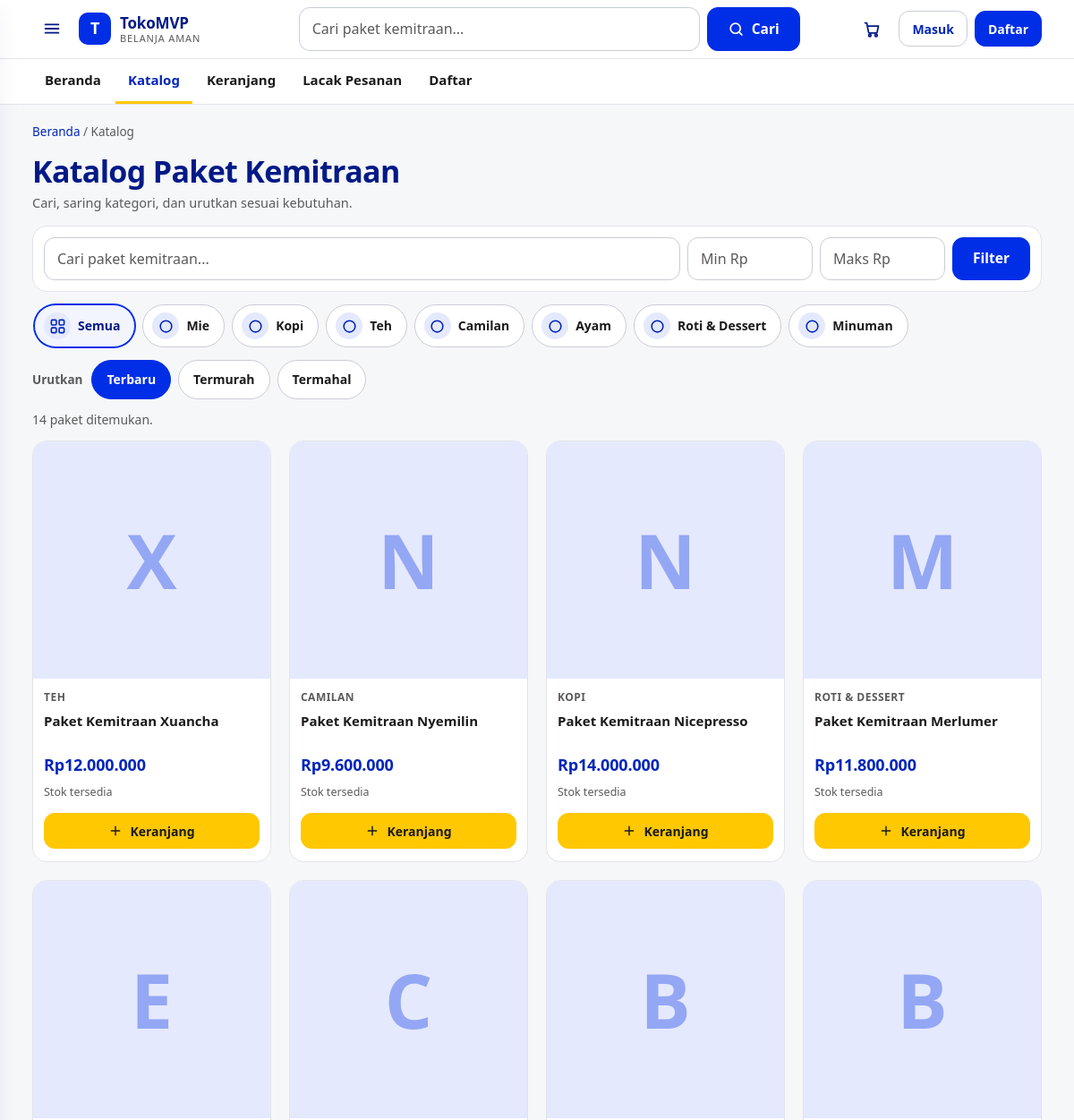
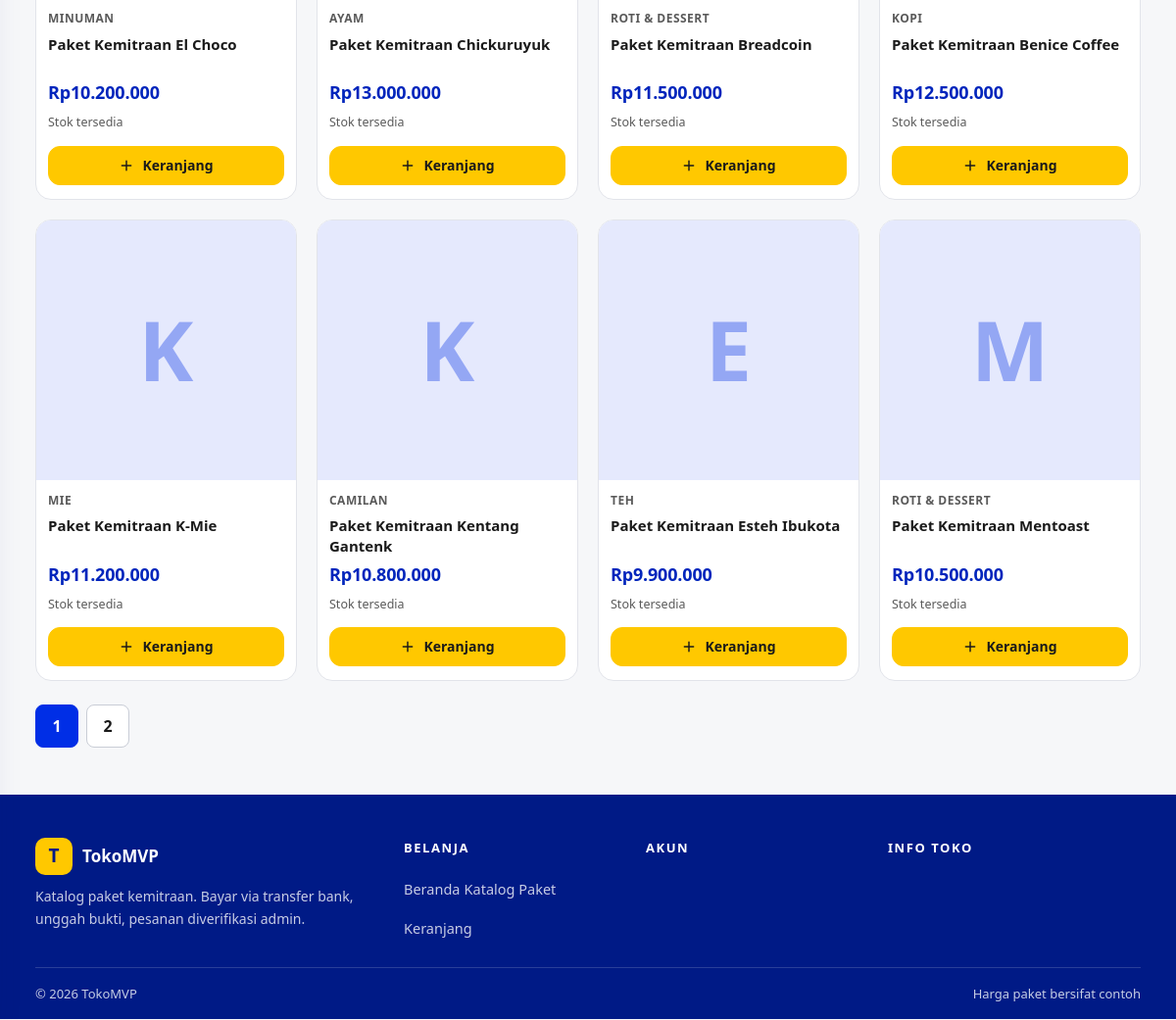
Page /products on the committed database (2 pictures, top to bottom).
### tables this page shows
CREATE TABLE categories (
  id INT UNSIGNED AUTO_INCREMENT PRIMARY KEY,
  name VARCHAR(120) NOT NULL,
  slug VARCHAR(150) NOT NULL,
  parent_id INT UNSIGNED NULL,
  created_at DATETIME NOT NULL DEFAULT CURRENT_TIMESTAMP,
  UNIQUE KEY uq_cat_slug (slug),
  CONSTRAINT fk_cat_parent FOREIGN KEY (parent_id) REFERENCES categories(id) ON DELETE SET NULL
);

CREATE TABLE products (
  id INT UNSIGNED AUTO_INCREMENT PRIMARY KEY,
  category_id INT UNSIGNED NULL,
  name VARCHAR(200) NOT NULL,
  slug VARCHAR(220) NOT NULL,
  sku VARCHAR(80) NOT NULL,
  description TEXT NULL,
  price INT UNSIGNED NOT NULL DEFAULT 0 COMMENT 'IDR, harga dasar',
  compare_price INT UNSIGNED NULL,
  weight_gram INT UNSIGNED NOT NULL DEFAULT 0,
  status ENUM('draft','published','archived') NOT NULL DEFAULT 'draft',
  created_at DATETIME NOT NULL DEFAULT CURRENT_TIMESTAMP,
  updated_at DATETIME NOT NULL DEFAULT CURRENT_TIMESTAMP ON UPDATE CURRENT_TIMESTAMP,
  UNIQUE KEY uq_products_slug (slug),
  UNIQUE KEY uq_products_sku (sku),
  KEY idx_products_status (status),
  KEY idx_products_cat (category_id),
  FULLTEXT KEY ft_products (name, description),
  CONSTRAINT fk_prod_cat FOREIGN KEY (category_id) REFERENCES categories(id) ON DELETE SET NULL
);

### app/Views/store/_card.php (the view, shortened to what the rows shown need)
<?php
$brand = preg_replace('/^paket kemitraan\s+/i', '', trim($p['name'] ?? ''));
$initial = mb_strtoupper(mb_substr($brand !== '' ? $brand : trim($p['name'] ?? '?'), 0, 1));
$stock = (int)($stock ?? 0);
$stockCls = $stock <= 0 ? ' is-out' : ($stock <= 5 ? ' is-low' : '');
$stockTxt = $stock <= 0 ? 'Habis' : ($stock <= 5 ? 'Sisa ' . $stock : 'Stok tersedia');
?>
<article class="p-card">
  <a class="p-media" href="/products/<?= View::e($p['slug']) ?>" aria-label="<?= View::e($p['name']) ?>">
    <span class="p-ph" aria-hidden="true"><span class="p-ph__mark"><?= View::e($initial) ?></span></span>
  </a>
  <div class="p-body">
    <span class="p-cat"><?= View::e($p['category_name'] ?? '') ?></span>
    <a class="p-name" href="/products/<?= View::e($p['slug']) ?>"><?= View::e($p['name']) ?></a>
    <span class="p-price"><?= Helpers::rupiah($p['price']) ?></span>
    <span class="p-stock<?= $stockCls ?>"><?= View::e($stockTxt) ?></span>
    <div class="p-foot">
      <?php if (!empty($vid) && $stock > 0): ?>
      <form method="post" action="/cart/add">
        <button class="btn btn--buy btn--sm btn--block" type="submit">
          <svg width="16" height="16" viewBox="0 0 24 24" fill="none" stroke="currentColor" stroke-width="2.2" stroke-linecap="round" aria-hidden="true"><path d="M12 5v14M5 12h14"/></svg>
          Keranjang
        </button>
      </form>
      <?php else: ?>
        <a class="btn btn--ghost btn--sm btn--block" href="/products/<?= View::e($p['slug']) ?>">Lihat Detail</a>
      <?php endif; ?>
    </div>
  </div>
</article>

### app/Views/store/catalog.php (shortened to what the rows shown need)
<?php
$map = [];
try {
  $ids = array_values(array_filter(array_map(fn($p) => (int)$p['id'], $products ?? [])));
  if ($ids) {
    $in = implode(',', $ids);
    $st = \App\Core\Database::pdo()->query(
      "SELECT product_id, MIN(id) AS vid, COALESCE(SUM(stock),0) AS stock FROM product_variants WHERE product_id IN ({$in}) AND status = 'active' GROUP BY product_id"
    );
    foreach ($st->fetchAll() as $r) { $map[(int)$r['product_id']] = ['vid' => (int)$r['vid'], 'stock' => (int)$r['stock']]; }
  }
} catch (\Throwable) { $map = []; }
$f = $filters ?? ['q' => '', 'category' => '', 'min_price' => '', 'max_price' => '', 'sort' => 'newest'];
$sort = $f['sort'] ?? 'newest';
$catOrder = ['mie', 'kopi', 'teh', 'camilan', 'ayam', 'roti-dessert', 'minuman'];
$cats = array_values($categories ?? []);
usort($cats, fn($a, $b) => (array_search($a['slug'], $catOrder) <=> array_search($b['slug'], $catOrder)));
$catIcon = [
  'mie' => '<path d="M4 12h16a8 8 0 0 1-16 0z"/><path d="M8 12V6m3 6V5m3 7V6m3 6v-3"/>',
  'kopi' => '<path d="M5 9h11v6a5 5 0 0 1-5 5h-1a5 5 0 0 1-5-5z"/><path d="M16 10h2a2.5 2.5 0 0 1 0 5h-2"/>',
  'teh' => '<path d="M7 9h10l-1.5 10h-7z"/><path d="M9 9c0-3 6-3 6 0"/>',
  'camilan' => '<path d="M6 9h12l-1.5 9h-9z"/><path d="M9 5l6 0M12 5V3"/>',
  'ayam' => '<circle cx="10" cy="14" r="5"/><path d="M14 11l5-5m-2 0h3v3"/>',
  'roti-dessert' => '<path d="M5 13a4 4 0 0 1 4-4h8a4 4 0 0 1 0 8H9a4 4 0 0 1-4-4z"/>',
  'minuman' => '<path d="M10 3h4v4l2 4v8a2 2 0 0 1-2 2h-4a2 2 0 0 1-2-2v-8l2-4z"/><path d="M10 12h4"/>',
];
$chipQs = function (string $cat) use ($f): string {
  $q = ['q' => $f['q'] ?? '', 'min' => $f['min_price'] ?? '', 'max' => $f['max_price'] ?? '', 'sort' => $f['sort'] ?? 'newest'];
  if ($cat !== '') { $q['category'] = $cat; }
  return http_build_query(array_filter($q, fn($v) => $v !== ''));
};
$sortQs = function (string $s) use ($f): string {
  $q = ['q' => $f['q'] ?? '', 'category' => $f['category'] ?? '', 'min' => $f['min_price'] ?? '', 'max' => $f['max_price'] ?? '', 'sort' => $s];
  return http_build_query(array_filter($q, fn($v) => $v !== ''));
};
?>
<div class="wrap page shop">
  <nav class="crumbs" aria-label="Breadcrumb"><a href="/">Beranda</a> / <span>Katalog</span></nav>
  <div class="shop-head">
    <div>
      <h1 class="shop-title">Katalog Paket Kemitraan</h1>
      <p class="muted shop-sub">Cari, saring kategori, dan urutkan sesuai kebutuhan.</p>
    </div>
  </div>
  <form method="get" action="/products" class="shop-filter" role="search">
    <div class="shop-filter__row">
      <input class="input" type="search" id="f-q" name="q" placeholder="Cari paket kemitraan..." value="<?= View::e($f['q'] ?? '') ?>">
      <input class="input shop-filter__num" type="number" id="f-min" name="min" min="0" inputmode="numeric" placeholder="Min Rp" value="<?= View::e($f['min_price'] ?? '') ?>">
      <input class="input shop-filter__num" type="number" id="f-max" name="max" min="0" inputmode="numeric" placeholder="Maks Rp" value="<?= View::e($f['max_price'] ?? '') ?>">
      <button class="btn btn--primary" type="submit">Filter</button>
    </div>
  </form>
  <nav class="catstrip" aria-label="Kategori paket">
    <a class="catchip<?= ($f['category'] ?? '') === '' ? ' is-active' : '' ?>" href="/products<?= ($qs = $chipQs('')) !== '' ? '?' . View::e($qs) : '' ?>"<?= ($f['category'] ?? '') === '' ? ' aria-current="page"' : '' ?>>
      <span class="catchip__icon" aria-hidden="true"></span>
      <span>Semua</span>
    </a>
    <?php foreach ($cats as $c):
      $on = ($f['category'] ?? '') === $c['slug']; ?>
      <a class="catchip<?= $on ? ' is-active' : '' ?>" href="/products?<?= View::e($chipQs($c['slug'])) ?>"<?= $on ? ' aria-current="page"' : '' ?>>
        <span class="catchip__icon" aria-hidden="true"><svg width="19" height="19" viewBox="0 0 24 24" fill="none" stroke="currentColor" stroke-width="2" stroke-linecap="round" stroke-linejoin="round" aria-hidden="true"><?= $catIcon[$c['slug']] ?? '<circle cx="12" cy="12" r="8"/>' ?></svg></span>
        <span><?= View::e($c['name']) ?></span>
      </a>
    <?php endforeach; ?>
  </nav>
  <div class="sortbar" role="navigation" aria-label="Urutkan">
    <span class="sortbar__label">Urutkan</span>
    <a class="<?= $sort === 'newest' ? 'is-active' : '' ?>" <?= $sort === 'newest' ? 'aria-current="true"' : '' ?> href="/products?<?= View::e($sortQs('newest')) ?>">Terbaru</a>
    <a class="<?= $sort === 'price_asc' ? 'is-active' : '' ?>" <?= $sort === 'price_asc' ? 'aria-current="true"' : '' ?> href="/products?<?= View::e($sortQs('price_asc')) ?>">Termurah</a>
    <a class="<?= $sort === 'price_desc' ? 'is-active' : '' ?>" <?= $sort === 'price_desc' ? 'aria-current="true"' : '' ?> href="/products?<?= View::e($sortQs('price_desc')) ?>">Termahal</a>
  </div>
  <p class="result-count" role="status"><?= (int)($total ?? 0) ?> paket ditemukan.</p>
  <div class="grid grid--prods">
    <?php foreach (($products ?? []) as $p):
      $m = $map[(int)$p['id']] ?? ['vid' => null, 'stock' => 0];
      echo View::render('store/_card', ['p' => $p, 'vid' => $m['vid'], 'stock' => $m['stock']]);
    endforeach; ?>
  </div>
  <?php
  $totalPages = max(1, (int)ceil(($total ?? 0) / ($perPage ?? 12)));
  if ($totalPages > 1):
    $qs = $_GET; ?>
  <nav class="pager" aria-label="Pagination">
    <?php for ($i = 1; $i <= $totalPages; $i++): $qs['page'] = $i; ?>
      <a class="<?= $i === ($page ?? 1) ? 'is-here' : '' ?>" <?= $i === ($page ?? 1) ? 'aria-current="page"' : '' ?> href="/products?<?= View::e(http_build_query($qs)) ?>"><?= (int)$i ?></a>
    <?php endfor; ?>
  </nav>
  <?php endif; ?>
</div>

### app/Core/Router.php (shortened to what the rows shown need)
<?php
class Router
{
    private array $routes = [];
    private function add(string $method, string $path, callable|array $handler): void
    {
        $this->routes[] = [$method, $this->compile($path), $handler];
    }
    private function compile(string $path): string
    {
        $regex = preg_replace('#\{([a-zA-Z_][a-zA-Z0-9_]*)\}#', '(?P<$1>[^/]+)', $path);
        return '#^' . $regex . '$#';
    }
    public function dispatch(string $method, string $uri): void
    {
        $path = parse_url($uri, PHP_URL_PATH) ?? '/';
        foreach ($this->routes as [$m, $regex, $handler]) {
            if (preg_match($regex, $path, $matches)) {
                $params = array_filter($matches, 'is_string', ARRAY_FILTER_USE_KEY);
                if (is_array($handler)) {
                    [$class, $fn] = $handler;
                    (new $class())->$fn($params);
                } else {
                    $handler($params);
                }
                return;
            }
        }
    }
}

### rows in the picture
categories: name "Mie"
categories: name "Kopi"
categories: name "Teh"
categories: name "Camilan"
categories: name "Ayam"
categories: name "Roti & Dessert"
categories: name "Minuman"
products: name "X", category.name "TEH", name "Paket Kemitraan Xuancha", price "Rp12.000.000"
products: name "N", category.name "CAMILAN", name "Paket Kemitraan Nyemilin", price "Rp9.600.000"
products: name "N", category.name "KOPI", name "Paket Kemitraan Nicepresso", price "Rp14.000.000"
products: name "M", category.name "ROTI & DESSERT", name "Paket Kemitraan Merlumer", price "Rp11.800.000"
products: name "E", category.name "MINUMAN", name "Paket Kemitraan El Choco", price "Rp10.200.000"
products: name "C", category.name "AYAM", name "Paket Kemitraan Chickuruyuk", price "Rp13.000.000"
products: name "B", category.name "ROTI & DESSERT", name "Paket Kemitraan Breadcoin", price "Rp11.500.000"
products: name "B", category.name "KOPI", name "Paket Kemitraan Benice Coffee", price "Rp12.500.000"
products: name "K", category.name "MIE", name "Paket Kemitraan K-Mie", price "Rp11.200.000"
products: name "K", category.name "CAMILAN", name "Paket Kemitraan Kentang Gantenk", price "Rp10.800.000"
products: name "E", category.name "TEH", name "Paket Kemitraan Esteh Ibukota", price "Rp9.900.000"
products: name "M", category.name "ROTI & DESSERT", name "Paket Kemitraan Mentoast", price "Rp10.500.000"

### other values in the picture
$total "14"
